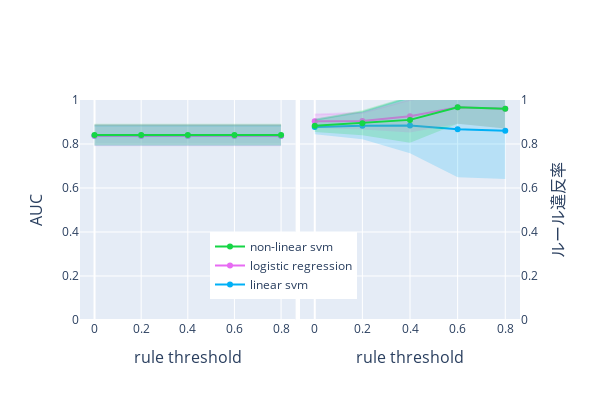

Source (notebook cell):
### Code cell
import plotly.graph_objects as go
from plotly.subplots import make_subplots


# グラフのデータを準備
index = ['linear svm', 'logistic regression',
       'non-linear svm']
colors_mean = ['rgba(0,176,246,1)', 'rgba(231,107,243,1)', 'rgba(21,213,69,1)']  # indexに対応する色
colors_std  = ['rgba(0,176,246,0.2)', 'rgba(231,107,243,0.2)', 'rgba(21,213,69,0.2)']  # indexに対応する色


# グラフ1: AUCのデータ
col_auc = 'auc'
tmp_mean_auc = pd.DataFrame([
    {info: df.loc['linear svm', col_auc] for info, df in zip(infos, dfs_mean)},
    {info: df.loc['non-linear svm', col_auc] for info, df in zip(infos, dfs_mean)},
    {info: df.loc['logistic regression', col_auc] for info, df in zip(infos, dfs_mean)}
], index=index)
tmp_std_auc = pd.DataFrame([
    {info: df.loc['linear svm', col_auc] for info, df in zip(infos, dfs_std)},
    {info: df.loc['non-linear svm', col_auc] for info, df in zip(infos, dfs_std)},
    {info: df.loc['logistic regression', col_auc] for info, df in zip(infos, dfs_std)}
], index=index)

# グラフ2: ルール違反率のデータ
col_vr = 'violation_rate'
tmp_mean_vr = pd.DataFrame([
    {info: df.loc['linear svm', col_vr] for info, df in zip(infos, dfs_mean)},
    {info: df.loc['non-linear svm', col_vr] for info, df in zip(infos, dfs_mean)},
    {info: df.loc['logistic regression', col_vr] for info, df in zip(infos, dfs_mean)}
], index=index)
tmp_std_vr = pd.DataFrame([
    {info: df.loc['linear svm', col_vr] for info, df in zip(infos, dfs_std)},
    {info: df.loc['non-linear svm', col_vr] for info, df in zip(infos, dfs_std)},
    {info: df.loc['logistic regression', col_vr] for info, df in zip(infos, dfs_std)}
], index=index)


# サブプロットの作成
# fig = make_subplots(rows=1, cols=2, subplot_titles=('AUC', 'ルール違反率'))
fig = make_subplots(rows=1, cols=2)

# グラフ1: AUC
for i in range(len(tmp_mean_auc)):
    fig.add_trace(
        go.Scatter(
            x=tmp_mean_auc.columns,
            y=tmp_mean_auc.iloc[i, :],
            mode='lines+markers',
            name=tmp_mean_auc.index[i],
            line=dict(color=colors_mean[i]),  # ラインの色を設定
            marker=dict(color=colors_mean[i])  # マーカーの色を設定
        ),
        row=1, col=1
    )
    fig.add_trace(
        go.Scatter(
            x=tmp_mean_auc.columns,
            y=tmp_mean_auc.iloc[i, :] + tmp_std_auc.iloc[i, :],
            mode='lines',
            line=dict(color=colors_std[i]),  # ラインの色を設定
            showlegend=False
        ),
        row=1, col=1
    )
    fig.add_trace(
        go.Scatter(
            x=tmp_mean_auc.columns,
            y=tmp_mean_auc.iloc[i, :] - tmp_std_auc.iloc[i, :],
            mode='lines',
            fill='tonexty',
            fillcolor=colors_std[i],
            line=dict(color='rgba(255,255,255,0)'),
            showlegend=False
        ),
        row=1, col=1
    )

# グラフ2: ルール違反率
for i in range(len(tmp_mean_vr)):
    fig.add_trace(
        go.Scatter(
            x=tmp_mean_vr.columns,
            y=tmp_mean_vr.iloc[i, :],
            mode='lines+markers',
            name=tmp_mean_vr.index[i],
            line=dict(color=colors_mean[i]),  # ラインの色を設定
            marker=dict(color=colors_mean[i]),  # マーカーの色を設定
            showlegend=False
        ),
        row=1, col=2
    )
    fig.add_trace(
        go.Scatter(
            x=tmp_mean_vr.columns,
            y=tmp_mean_vr.iloc[i, :] + tmp_std_vr.iloc[i, :],
            mode='lines',
            line=dict(color=colors_std[i]),  # ラインの色を設定
            showlegend=False
        ),
        row=1, col=2
    )
    fig.add_trace(
        go.Scatter(
            x=tmp_mean_vr.columns,
            y=tmp_mean_vr.iloc[i, :] - tmp_std_vr.iloc[i, :],
            mode='lines',
            fill='tonexty',
            fillcolor=colors_std[i],
            line=dict(color='rgba(255,255,255,0)'),
            showlegend=False
        ),
        row=1, col=2
    )

# x軸の設定
fig.update_xaxes(title_text='rule threshold', row=1, col=1)
fig.update_xaxes(title_text='rule threshold', row=1, col=2)

# レイアウトの設定
fig.update_layout(
    height=400,
    width=600,
    xaxis=dict(
        domain=[0, 0.49],  # 左側のsubplotの幅を調整
        title_font=dict(size=16)
    ),
    xaxis2=dict(
        domain=[0.5, 1],  # 右側のsubplotの幅を調整
        title_font=dict(size=16)
    ),
    legend=dict(
        x=0.5,
        y=0.4,
        orientation='h'  # 水平配置
    ),
)

# y軸の設定
fig.update_yaxes(title_text='AUC', range=[0, 1], row=1, col=1, side='left', title_font=dict(size=16))  # col=1のグラフのy軸を左側に配置
fig.update_yaxes(title_text='ルール違反率', range=[0, 1], row=1, col=2, side='right', title_font=dict(size=16))  # col=2のグラフのy軸を右側に配置

# グラフの表示
fig.show()

### Figure 1 — Plotly figure (JSON) as saved in the notebook; plotly's stock layout.template omitted (floating-point values rounded to 4 significant figures)
{"data": [{"line": {"color": "rgba(0,176,246,1)"}, "marker": {"color": "rgba(0,176,246,1)"}, "mode": "lines+markers", "name": "linear svm", "type": "scatter", "x": [0, 0.2, 0.4, 0.6, 0.8], "xaxis": "x", "y": [0.8378, 0.8378, 0.8378, 0.8378, 0.8378], "yaxis": "y"}, {"line": {"color": "rgba(0,176,246,0.2)"}, "mode": "lines", "showlegend": false, "type": "scatter", "x": [0, 0.2, 0.4, 0.6, 0.8], "xaxis": "x", "y": [0.8832, 0.8832, 0.8832, 0.8832, 0.8832], "yaxis": "y"}, {"fill": "tonexty", "fillcolor": "rgba(0,176,246,0.2)", "line": {"color": "rgba(255,255,255,0)"}, "mode": "lines", "showlegend": false, "type": "scatter", "x": [0, 0.2, 0.4, 0.6, 0.8], "xaxis": "x", "y": [0.7924, 0.7924, 0.7924, 0.7924, 0.7924], "yaxis": "y"}, {"line": {"color": "rgba(231,107,243,1)"}, "marker": {"color": "rgba(231,107,243,1)"}, "mode": "lines+markers", "name": "logistic regression", "type": "scatter", "x": [0, 0.2, 0.4, 0.6, 0.8], "xaxis": "x", "y": [0.8381, 0.8381, 0.8381, 0.8381, 0.8381], "yaxis": "y"}, {"line": {"color": "rgba(231,107,243,0.2)"}, "mode": "lines", "showlegend": false, "type": "scatter", "x": [0, 0.2, 0.4, 0.6, 0.8], "xaxis": "x", "y": [0.8868, 0.8868, 0.8868, 0.8868, 0.8868], "yaxis": "y"}, {"fill": "tonexty", "fillcolor": "rgba(231,107,243,0.2)", "line": {"color": "rgba(255,255,255,0)"}, "mode": "lines", "showlegend": false, "type": "scatter", "x": [0, 0.2, 0.4, 0.6, 0.8], "xaxis": "x", "y": [0.7894, 0.7894, 0.7894, 0.7894, 0.7894], "yaxis": "y"}, {"line": {"color": "rgba(21,213,69,1)"}, "marker": {"color": "rgba(21,213,69,1)"}, "mode": "lines+markers", "name": "non-linear svm", "type": "scatter", "x": [0, 0.2, 0.4, 0.6, 0.8], "xaxis": "x", "y": [0.8406, 0.8406, 0.8406, 0.8406, 0.8406], "yaxis": "y"}, {"line": {"color": "rgba(21,213,69,0.2)"}, "mode": "lines", "showlegend": false, "type": "scatter", "x": [0, 0.2, 0.4, 0.6, 0.8], "xaxis": "x", "y": [0.888, 0.888, 0.888, 0.888, 0.888], "yaxis": "y"}, {"fill": "tonexty", "fillcolor": "rgba(21,213,69,0.2)", "line": {"color": "rgba(255,255,255,0)"}, "mode": "lines", "showlegend": false, "type": "scatter", "x": [0, 0.2, 0.4, 0.6, 0.8], "xaxis": "x", "y": [0.7931, 0.7931, 0.7931, 0.7931, 0.7931], "yaxis": "y"}, {"line": {"color": "rgba(0,176,246,1)"}, "marker": {"color": "rgba(0,176,246,1)"}, "mode": "lines+markers", "name": "linear svm", "showlegend": false, "type": "scatter", "x": [0, 0.2, 0.4, 0.6, 0.8], "xaxis": "x2", "y": [0.8772, 0.8835, 0.8846, 0.8667, 0.86], "yaxis": "y2"}, {"line": {"color": "rgba(0,176,246,0.2)"}, "mode": "lines", "showlegend": false, "type": "scatter", "x": [0, 0.2, 0.4, 0.6, 0.8], "xaxis": "x2", "y": [0.9101, 0.9448, 1.011, 1.084, 1.079], "yaxis": "y2"}, {"fill": "tonexty", "fillcolor": "rgba(0,176,246,0.2)", "line": {"color": "rgba(255,255,255,0)"}, "mode": "lines", "showlegend": false, "type": "scatter", "x": [0, 0.2, 0.4, 0.6, 0.8], "xaxis": "x2", "y": [0.8443, 0.8221, 0.7578, 0.6494, 0.6409], "yaxis": "y2"}, {"line": {"color": "rgba(231,107,243,1)"}, "marker": {"color": "rgba(231,107,243,1)"}, "mode": "lines+markers", "name": "logistic regression", "showlegend": false, "type": "scatter", "x": [0, 0.2, 0.4, 0.6, 0.8], "xaxis": "x2", "y": [0.9034, 0.9041, 0.9263, 0.9667, 0.96], "yaxis": "y2"}, {"line": {"color": "rgba(231,107,243,0.2)"}, "mode": "lines", "showlegend": false, "type": "scatter", "x": [0, 0.2, 0.4, 0.6, 0.8], "xaxis": "x2", "y": [0.9337, 0.9418, 1.001, 1.041, 1.049], "yaxis": "y2"}, {"fill": "tonexty", "fillcolor": "rgba(231,107,243,0.2)", "line": {"color": "rgba(255,255,255,0)"}, "mode": "lines", "showlegend": false, "type": "scatter", "x": [0, 0.2, 0.4, 0.6, 0.8], "xaxis": "x2", "y": [0.8731, 0.8665, 0.8519, 0.8921, 0.8706], "yaxis": "y2"}, {"line": {"color": "rgba(21,213,69,1)"}, "marker": {"color": "rgba(21,213,69,1)"}, "mode": "lines+markers", "name": "non-linear svm", "showlegend": false, "type": "scatter", "x": [0, 0.2, 0.4, 0.6, 0.8], "xaxis": "x2", "y": [0.8825, 0.8946, 0.9096, 0.9667, 0.96], "yaxis": "y2"}, {"line": {"color": "rgba(21,213,69,0.2)"}, "mode": "lines", "showlegend": false, "type": "scatter", "x": [0, 0.2, 0.4, 0.6, 0.8], "xaxis": "x2", "y": [0.9101, 0.9493, 1.014, 1.041, 1.049], "yaxis": "y2"}, {"fill": "tonexty", "fillcolor": "rgba(21,213,69,0.2)", "line": {"color": "rgba(255,255,255,0)"}, "mode": "lines", "showlegend": false, "type": "scatter", "x": [0, 0.2, 0.4, 0.6, 0.8], "xaxis": "x2", "y": [0.8549, 0.8399, 0.8057, 0.8921, 0.8706], "yaxis": "y2"}], "layout": {"height": 400, "legend": {"orientation": "h", "x": 0.5, "y": 0.4}, "width": 600, "xaxis": {"anchor": "y", "domain": [0, 0.49], "title": {"font": {"size": 16}, "text": "rule threshold"}}, "xaxis2": {"anchor": "y2", "domain": [0.5, 1], "title": {"font": {"size": 16}, "text": "rule threshold"}}, "yaxis": {"anchor": "x", "domain": [0, 1], "range": [0, 1], "side": "left", "title": {"font": {"size": 16}, "text": "AUC"}}, "yaxis2": {"anchor": "x2", "domain": [0, 1], "range": [0, 1], "side": "right", "title": {"font": {"size": 16}, "text": "ルール違反率"}}}}
